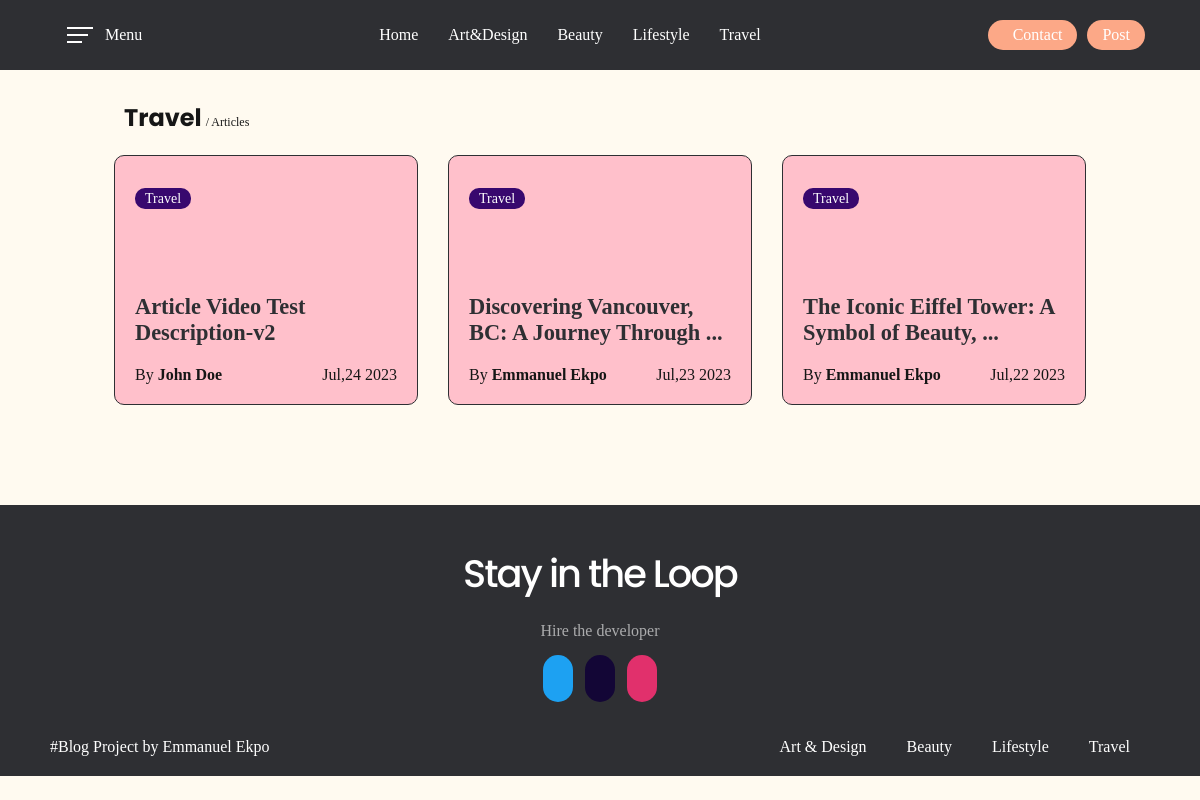
/travel.php, run on the app's committed database.
### tables this page shows
CREATE TABLE `addblog` (
  `id` int(11) NOT NULL,
  `firstname` text NOT NULL,
  `lastname` text NOT NULL,
  `title` varchar(200) NOT NULL,
  `category` text NOT NULL,
  `description` mediumtext NOT NULL,
  `created_at` timestamp NOT NULL DEFAULT current_timestamp()
);

### travel.php (the view, shortened to what this page needs)
<?php
    require "config.php";
	$data = $conn->query("SELECT * FROM addblog WHERE category = 'travel'  ORDER BY id DESC");
?>
<!DOCTYPE html>
<html lang="en">
<head>
    <link rel="stylesheet" media="screen" href="https://fontlibrary.org//face/fantasque-sans-mono" type="text/css"/>
    <link rel="stylesheet" href="./components/css/header.css">
    <link rel="stylesheet" href="./components/css/footer.css">
    <link rel="stylesheet" href="./css/component.css">
    <link rel="stylesheet" href="./css/style.css">
    <link href="https://www.jqueryscript.net/css/jquerysctipttop.css" rel="stylesheet" type="text/css">
    <link href="./components/css/slide-out-panel.css" rel="stylesheet">
    <link rel="stylesheet" href="./css/getblog.css">
</head>
<body>
    <?php require "../Blog/components/header.php"; ?>
    <div class="contents_o1">
        <div class="next01">
            <span>Travel</span>
            <small>/ Articles</small>
        </div>
        <div class="grid-container">
            <?php  while($rows = $data->fetch(PDO::FETCH_OBJ)) :   ?>
                <div class="item1 grid">
                    <div class="contss">
                        <div class="s1">
                            <a class="db_category" href="<?php
                                if ($rows->category === "travel") {echo "travel.php";}
                                else if ($rows->category === "general") {echo "index.php";}
                                else if ($rows->category === "art_design") {echo "artDesign.php";}
                                else if ($rows->category === "beauty") {echo "beauty.php";}
                                else if ($rows->category === "lifstyle") {echo "lifeStyle.php";}
                            ?>"><?php echo $rows->category;  ?></a>
                        </div>
                        <div class="db_details">
                            <p class="db_title"><a href="blogPost.php?id=<?php echo $rows->id; ?>"><?php echo $rows->title;  ?></a></p>
                            <div class="db_det1">
                                <p>By <span><?php echo $rows->firstname . " " .$rows->lastname  ?></span></p>
                                <span><?php echo date('M', strtotime($rows->created_at)) . ',' . date('d', strtotime($rows->created_at)) . ' ' .  date('Y', strtotime($rows->created_at)); ?></span>
                            </div>
                        </div>
                    </div>
                </div>
            <?php  endwhile;  ?>
        </div>
    </div>
    <?php require "../Blog/components/footer.php"; ?>
</body>
</html>

### components/css/footer.css (style rules this page uses)
.footer form .slinks ion-icon { margin: 6px; padding: 15px; border-radius: 50px; font-size: 16px; color: var(--text-color-light); }
.footer form .slinks a .twitter { background-color: #1DA1F2; }
.footer form .slinks a .github { background-color: #130636; }
.footer form .slinks a .instagram { background-color: #E1306C; }

### css/component.css (style rules this page uses)
* { padding: 0; margin: 0; list-style-type: none; text-decoration: none; font-family: 'FantasqueSansMonoRegular'; font-weight: normal; font-style: normal; color: var(--text-color-dark); }
:root { --text-color-dark: rgb(22, 22, 22); --text-color-light: rgb(255, 255, 255); --dark-blue: rgb(46,47,51); --pink-color-background: rgb(255,247,243); --pink-color-button: rgb(252, 168, 135); --general-text: 'Helvetica Neue', sans-serif; --pop-text: 'Poppins', sans-serif; }
body { scroll-behavior: smooth; }

### css/style.css (style rules this page uses)
:root { --theme-blue: 200, 80%, 38%; --theme-red: 350, 63%, 52%; --theme-pink: 350, 100%, 69%; --theme-black: 0, 7%, 9%; --theme-white: 0, 0%, 100%; --theme-light: 40, 100%, 97%; --theme-dark: 0, 7%, 29%; color: hsl(var(--theme-dark)); background: hsl(var(--theme-light)); }
*, *::after, *::before { box-sizing: border-box; }
a { color: hsl(var(--theme-blue)); transition: color 150ms, text-decoration-color 150ms; }
:root { --card-link-color: var(--theme-blue); --card-hover-color: var(--theme-red); --card-focus-color: var(--theme-pink); --card-inner-focus-color: var(--theme-white); --card-shadow-color: var(--theme-black); --card-foreground-color: var(--theme-dark); --card-background-color: var(--theme-dark); }
body { margin: 0; }

### components/css/slide-out-panel.css (style rules this page uses)
html { width: 100%; }

### css/getblog.css (style rules this page uses)
.next01 { margin: 10px; width: 90%; margin: auto; padding: 0 10px; margin-top: 20px; margin-bottom: 10px; }
.next01 span { font-size: 1.5em; font-weight: bold; font-family: var(--pop-text); }
.next01 small { font-size: 12px; }
.grid-container { display: grid; grid-template-columns: auto auto auto; padding: 0px; gap: 30px; width: 90%; max-width: 90%; margin: auto; margin-top: 20px; }
.grid-container .grid { margin: auto; border-radius: 10px; background-color: pink; font-size: 30px; height: 250px; overflow: hidden; border: 1px solid var(--dark-blue); transition: 0.3 ease-in-out; }
.grid-container .grid .contss { height: 100%; text-align: left; padding: 20px; display: flex; flex-direction: column; justify-content: space-between; }
.grid-container .grid .contss .s1 .db_category { padding: 3px 10px; border-radius: 10px; font-size: 14px; color: var(--text-color-light); text-align: center; text-transform: capitalize; }
.grid-container .grid .contss .db_details { display: flex; flex-direction: column; justify-content: space-between; }
.grid-container .grid .contss .db_details .db_title a { font-size: 1.4em; font-weight: 700; color: var(--dark-blue); transition: 0.3s; }
.grid-container .grid .contss .db_details .db_det1 { margin-top: 20px; display: flex; justify-content: space-between; }
.grid-container .grid .contss .db_details p { font-size: 16px; }
.grid-container .grid .contss .db_details p span { font-weight: 600; }
.grid-container .grid .contss .db_details span { font-size: 16px; }
body { color: rgb(59, 201, 66) }

### travel.php (style rules this page uses)
.contents_o1 { margin-top: 100px; width: 90%; margin: 100px auto; }

### data on the page
addblog: category "Travel", title "Article Video Test Description-v2", firstname "John", lastname "Doe", created_at "Jul", created_at "24", created_at "2023"
addblog: category "Travel", firstname "Emmanuel", lastname "Ekpo", created_at "Jul", created_at "23", created_at "2023"
addblog: category "Travel", firstname "Emmanuel", lastname "Ekpo", created_at "Jul", created_at "22", created_at "2023"

### other printed values
$i['name'] "Home"
$i['name'] "Art & Design"
$i['name'] "Beauty"
$i['name'] "Lifestyle"
$i['name'] "Travel"
